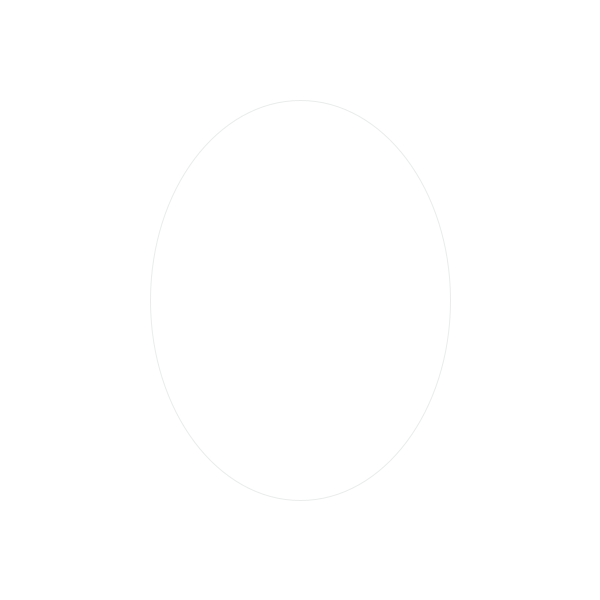
Frame 1 (no input)
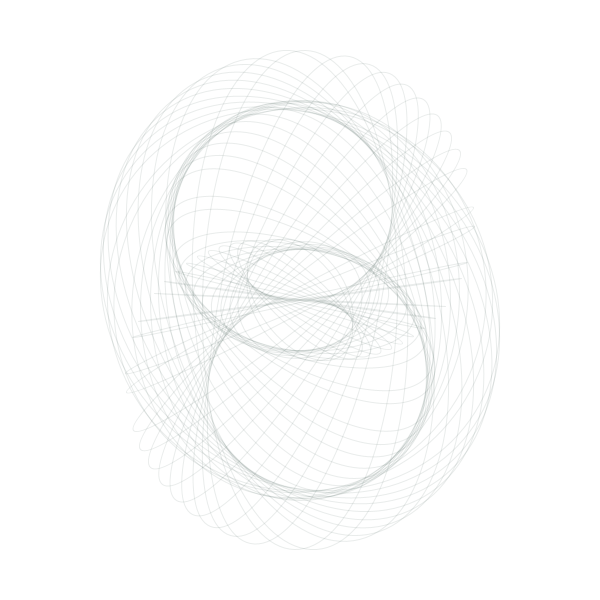
Frame 60 (the mouse pressed at the canvas centre just before this capture)
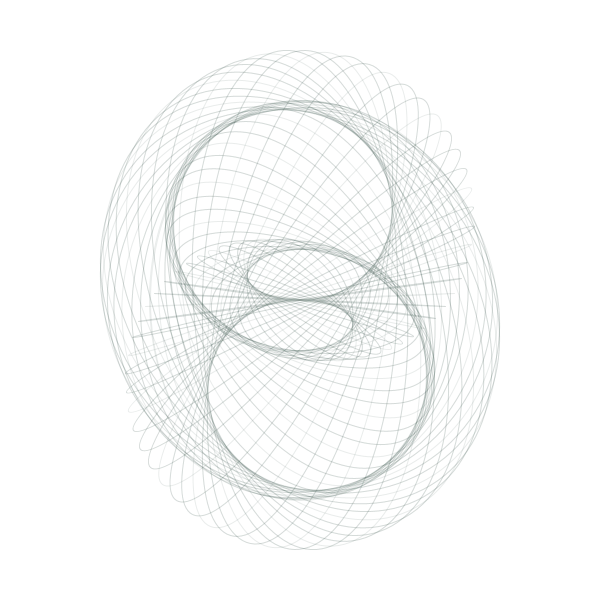
Frame 120 (the mouse held since frame 60 and released just before this capture)

The Processing sketch that drew these frames (run headless with seeded random() and noise(); from frame 60 on, the mouse is pressed at the canvas centre):

// Processing sketch: processing_167751
// ── processing_167751.pde

float x, y;
float angle = 0;
float r =200;
float d =1;

void setup() {
  size(600, 600);
  background(255);
}

void draw() {

  x = r*sin(angle);
  y = r*cos(angle);

  stroke(0, 100);
  noFill();

  translate(width/2, height/2);
  rotate(angle);
  stroke(30, 60, 55, 25);
  ellipse(0, 0, x+300, y+200);

  angle += 10;

  if (r==0||r==100) {
    r = r-d;
    d = d*-1;
    println(x + ":"+y);
  }
}
